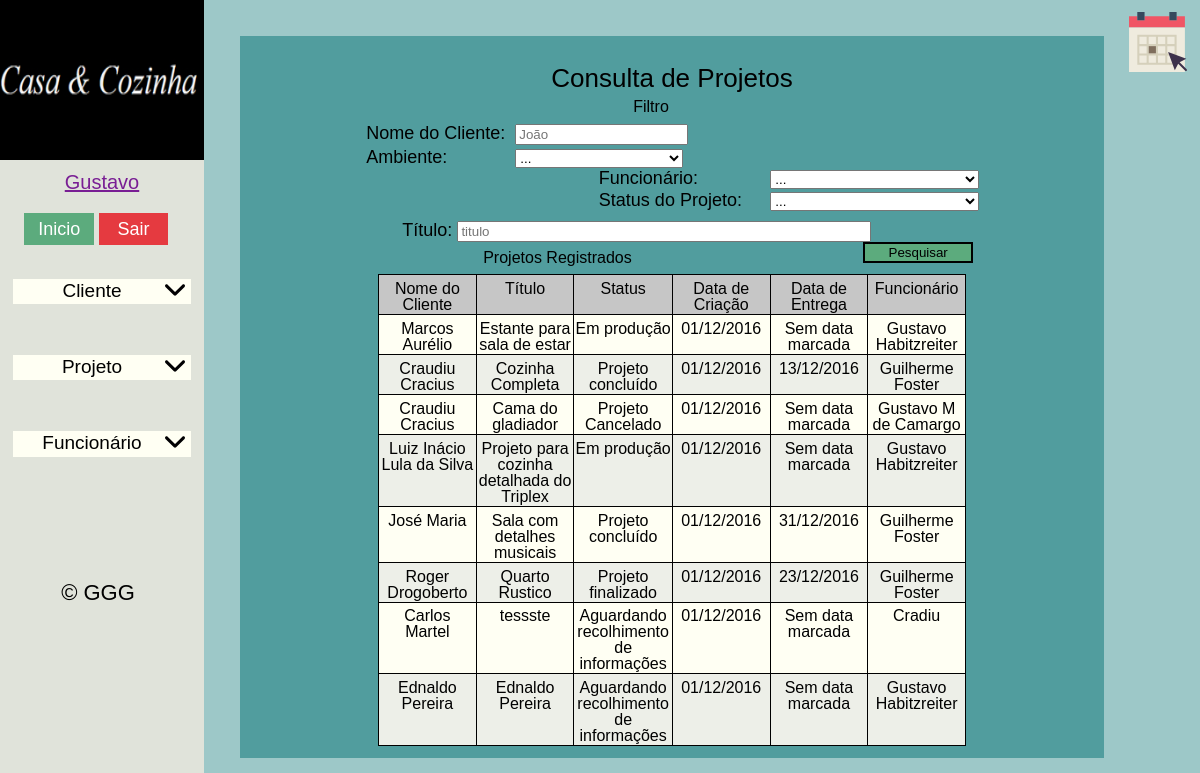
The app's page /index.php?pas=projeto&arq=consultas (signed in) with its own data.
### tables this page shows
CREATE TABLE `projetos` (
  `id` int(4) UNSIGNED ZEROFILL NOT NULL COMMENT 'Codigo de identificação de projetos.',
  `funcionarios_id` tinyint(2) UNSIGNED ZEROFILL NOT NULL COMMENT 'Código de identificação do funcionário.',
  `clientes_id` tinyint(3) UNSIGNED ZEROFILL NOT NULL COMMENT 'Código de identificação do cliente.',
  `status` tinyint(1) NOT NULL COMMENT 'Status em que se encontra o projeto:\n1 - Aguardando recolhimento de informações\n2 - Desenvolvimento pré-molde\n3 - Em produção\n4 - Projeto finalizado\n5 - Projeto concluido\n6 - Projeto cancelado',
  `titulo` varchar(45) NOT NULL COMMENT 'Titulo do projeto.',
  `bairro` varchar(20) NOT NULL COMMENT 'Bairro onde o cliente reside.',
  `logradouro` varchar(45) NOT NULL COMMENT 'Rua/Avenida que o cliente reside.',
  `numero` int(5) NOT NULL COMMENT 'Numero da casa da residencia do cliente.',
  `complemento` varchar(40) NOT NULL COMMENT 'Complemento da residencia do cliente.',
  `cidade` varchar(30) DEFAULT NULL COMMENT 'Cidade que o cliente reside.',
  `descricao` text COMMENT 'Descrição do projeto, onde é registrado as informações/descrições que o cliente repassa para o funcionário.',
  `valor` decimal(6,2) DEFAULT NULL
);

CREATE TABLE `clientes` (
  `id` tinyint(3) UNSIGNED ZEROFILL NOT NULL COMMENT 'Código de identificação do cliente.',
  `nome` varchar(45) NOT NULL COMMENT 'Nome completo do cliente.',
  `telefone` bigint(14) NOT NULL COMMENT 'Numero telefonico do cliente para contato.',
  `cpf` bigint(11) DEFAULT NULL COMMENT 'CPF do cliente.',
  `rg` char(10) DEFAULT NULL COMMENT 'RG do cliente.',
  `email` varchar(100) DEFAULT NULL COMMENT 'email do cliente para contato.',
  `cidade` varchar(30) DEFAULT NULL COMMENT 'Cidade onde o cliente reside.',
  `bairro` varchar(20) DEFAULT NULL COMMENT 'Bairro onde o cliente reside.',
  `logradouro` varchar(45) DEFAULT NULL COMMENT 'Rua/Avenida onde o cliente reside.',
  `numero` int(5) DEFAULT NULL COMMENT 'Numero da residencia do cliente.',
  `complemento` varchar(40) DEFAULT NULL COMMENT 'Complemento da residencia do cliente.'
);

CREATE TABLE `funcionarios` (
  `id` tinyint(2) UNSIGNED ZEROFILL NOT NULL COMMENT 'Código de identificação do funcionário.',
  `usuarios_id` tinyint(2) UNSIGNED ZEROFILL NOT NULL COMMENT 'Código de identificação do usuário.',
  `nome` varchar(45) NOT NULL COMMENT 'Nome completo do funcionário.',
  `telefone` bigint(14) NOT NULL COMMENT 'Numero telefonico do funcionário.',
  `email` varchar(100) NOT NULL COMMENT 'Email do funcionário.'
);

CREATE TABLE `agendamentos` (
  `id` int(6) UNSIGNED ZEROFILL NOT NULL COMMENT 'Código do agendamento',
  `projetos_id` int(4) UNSIGNED ZEROFILL NOT NULL COMMENT 'Código de identifição do projeto que recebeu o agendamento.',
  `tipo` tinyint(1) NOT NULL COMMENT 'Tipo de agendamento que será feito.\n1 - Agendamento de recolhimento de informações\n2 - Agendamento de homologação de projeto\n3 - Agendamento de entrega de produto',
  `status` tinyint(1) NOT NULL COMMENT 'Status em que se encontra o agendamento.\n1 - Completo\n2 - Imcompleto\n3 - Cancelado',
  `data_marcada` date NOT NULL COMMENT 'Data marcada pelo funcionários no agendamento.',
  `horario` time NOT NULL COMMENT 'Hórario marcado pelo funcionários para o agendamento.',
  `data_criada` date NOT NULL COMMENT 'Data em que foi feito o registro.'
);

### adicionais/php/php_conversaostatus.php (called while the page is built, shortened)
<?php
  function projeto($status){
    switch($status){
      case '1':
        return "Aguardando recolhimento de informações";
        break;
      case '3':
        return "Em produção";
        break;
      case '4':
        return "Projeto finalizado";
        break;
      case '5':
        return "Projeto concluído";
        break;
      case '6':
        return "Projeto Cancelado";
        break;
    }
}
?>

### adicionais/php/php_conversaodata.php (called while the page is built, shortened)
<?php
function data_local($data) {
	$conversao = explode("-", $data);
	$convertida = $conversao[2] . "/" . $conversao[1] . "/" . $conversao[0];
	return $convertida;
}
?>

### sistema/projeto/projeto_consultas.php (the view, shortened to what this page needs)
<h1 class="titulo-pagina">Consulta de Projetos</h1>
<h2 class="subtitulo">Filtro</h2>
  <form name="frmfiltroprojetos" action="?pas=projeto&arq=consultas" method="POST">
    <div class="area-filtro-projetos">
      <div class="div-e-filtro">
        <div>
          <label>Nome do Cliente: </label>
          <input type="text" name="txtnome" placeholder="João" maxlength="20"></input>
        </div>
        <div>
          <label>Ambiente: </label>
          <select name="selambiente">
            <option value="">...</option>
            <?php
$sql_sel_ambientes = "SELECT nome, id FROM ambientes";
$sql_sel_ambientes_preparado = $conexaobd->prepare($sql_sel_ambientes);
$sql_sel_ambientes_preparado->execute();
	?>
          </select>
        </div>
      </div>
      <div class="div-d-filtro">
        <div>
          <label>Funcionário: </label>
          <select name="selfuncionario">
            <option value="">...</option>
            <?php
$sql_sel_funcionarios = "SELECT nome, id FROM funcionarios";
$sql_sel_funcionarios_preparado = $conexaobd->prepare($sql_sel_funcionarios);
$sql_sel_funcionarios_preparado->execute();
	?>
          </select>
        </div>
        <div>
          <label>Status do Projeto: </label>
          <select name="selstatus">
            <option value="">...</option>
          </select>
        </div>
      </div>
      <div class="filtro-projetos">
        <label>Título: </label>
        <input type="text" name="txttitulo" placeholder="titulo"></input><button type="submit" name="btnenviar" class="btn-filtro-projeto" >Pesquisar</button>
      </div>
    </div>
  </form>
    <?php
if ((isset($_POST['txtnome'])) || (isset($_POST['selambiente'])) || (isset($_POST['selfuncionario'])) || (isset($_POST['txttitulo'])) || (isset($_POST['selstatus']))) {
	$p_nome = $_POST['txtnome'];
	$p_ambiente = $_POST['selambiente'];
	$p_funcionario = $_POST['selfuncionario'];
	$p_titulo = $_POST['txttitulo'];
	$p_status = $_POST['selstatus'];
	?>
          <h2 class="subtitulo">Projetos Registrados</h2>
            <section>
              <div class="tabela-consultas-2">
                <table id="tr-link">
                 <thead>
                   <tr>
                     <th width="16%">Nome do Cliente</th>
                     <th width="16%">Título</th>
                     <th width="16%">Status</th>
                     <th width="16%">Data de Criação</th>
                     <th width="16%">Data de Entrega</th>
                     <th width="16%">Funcionário</th>
                   </tr>
                 </thead>
                 <tbody>
          <?php
$sql_sel_pesquisa = "SELECT clientes.nome as nome_cliente, projetos.titulo, projetos.status, funcionarios.nome as
          nome_funcionario, projetos.id as projetos_id FROM clientes INNER JOIN projetos on clientes.id=projetos.clientes_id
          INNER JOIN funcionarios on projetos.funcionarios_id=funcionarios.id WHERE clientes.nome LIKE '%" . $p_nome . "%' AND
          funcionarios.id LIKE '%" . $p_funcionario . "%' AND projetos.status LIKE '%" . $p_status . "%'
          AND projetos.titulo LIKE '%" . $p_titulo . "%'";
	$sql_sel_pesquisa_preparado = $conexaobd->prepare($sql_sel_pesquisa);
	$sql_sel_pesquisa_preparado->execute();
	if ($sql_sel_pesquisa_preparado->rowCount() > 0) {
		while ($sql_sel_pesquisa_dados = $sql_sel_pesquisa_preparado->fetch()) {
			$status = projeto($sql_sel_pesquisa_dados['status']);
			$sql_sel_agendamentos = "SELECT data_criada FROM agendamentos WHERE projetos_id = '" . $sql_sel_pesquisa_dados['projetos_id'] . "'
                  AND id LIKE '%" . $p_ambiente . "%'";
			$sql_sel_agendamentos_preparado = $conexaobd->prepare($sql_sel_agendamentos);
			$sql_sel_agendamentos_preparado->execute();
			$sql_sel_agendamentos_dados = $sql_sel_agendamentos_preparado->fetch();
			$sql_sel_entrega = "SELECT data_marcada FROM agendamentos WHERE tipo='3' AND projetos_id = '" . $sql_sel_pesquisa_dados['projetos_id'] . "' AND id LIKE '%" . $p_ambiente . "%' ";
			$sql_sel_entrega_preparado = $conexaobd->prepare($sql_sel_entrega);
			$sql_sel_entrega_preparado->execute();
			$sql_sel_entrega_dados = $sql_sel_entrega_preparado->fetch();
      if ($sql_sel_agendamentos_preparado->rowCount() == 0) {
        $data_marcada = "Sem data marcada";
        $data_criada = "Sem data criada";
      } else {
        if ($sql_sel_entrega_preparado->rowCount() > 0) {
          $data_marcada = data_local($sql_sel_entrega_dados['data_marcada']);
        } else {
          $data_marcada = "Sem data marcada";
        }
        $data_criada = data_local($sql_sel_agendamentos_dados['data_criada']);
      }
			?>
                    <tr href="?pas=projeto&arq=consultadetalhada&id=<?php echo $sql_sel_pesquisa_dados['projetos_id']; ?>">
                      <td><?php echo $sql_sel_pesquisa_dados['nome_cliente']; ?></td>
                      <td><?php echo $sql_sel_pesquisa_dados['titulo']; ?></td>
                      <td><?php echo $status; ?></td>
                      <td><?php echo $data_criada; ?></td>
                      <td><?php echo $data_marcada; ?></td>
                      <td><?php echo $sql_sel_pesquisa_dados['nome_funcionario']; ?></td>
                    </tr>
                  <?php
}
	} else {
		?>
                <tr>
                  <td colspan="6">Não foram encontrados projetos</td>
                </tr>
              <?php
}
	?>
          </tbody>
        </table>
      </div>
    </section>
          <?php
} else {
	?>
    <h2 class="subtitulo">Projetos Registrados</h2>
    <section>
      <div class="tabela-consultas-2">
        <table id="tr-link">
          <?php
$sql_sel_projetos = "SELECT clientes.nome as nome_cliente, projetos.titulo, projetos.status, funcionarios.nome as nome_funcionario, projetos.id as projetos_id
             FROM clientes INNER JOIN projetos on clientes.id=projetos.clientes_id INNER JOIN funcionarios on projetos.funcionarios_id=funcionarios.id";
	$sql_sel_projetos_preparado = $conexaobd->prepare($sql_sel_projetos);
	$sql_sel_projetos_preparado->execute();
	?>
            <thead>
              <tr>
                <th width="16%">Nome do Cliente</th>
                <th width="16%">Título</th>
                <th width="16%">Status</th>
                <th width="16%">Data de Criação</th>
                <th width="16%">Data de Entrega</th>
                <th width="16%">Funcionário</th>
              </tr>
            </thead>
            <tbody>
              <?php
if ($sql_sel_projetos_preparado->rowCount() > 0) {
		while ($sql_sel_projetos_dados = $sql_sel_projetos_preparado->fetch()) {
			$status = projeto($sql_sel_projetos_dados['status']);
			$sql_sel_agendamentos = "SELECT data_criada, data_marcada FROM agendamentos WHERE projetos_id = '" . $sql_sel_projetos_dados['projetos_id'] . "'";
			$sql_sel_agendamentos_preparado = $conexaobd->prepare($sql_sel_agendamentos);
			$sql_sel_agendamentos_preparado->execute();
			$sql_sel_agendamentos_dados = $sql_sel_agendamentos_preparado->fetch();
			$sql_sel_entrega = "SELECT data_marcada FROM agendamentos WHERE tipo='3' AND projetos_id = '" . $sql_sel_projetos_dados['projetos_id'] . "' ";
			$sql_sel_entrega_preparado = $conexaobd->prepare($sql_sel_entrega);
			$sql_sel_entrega_preparado->execute();
			$sql_sel_entrega_dados = $sql_sel_entrega_preparado->fetch();
			if ($sql_sel_agendamentos_preparado->rowCount() == 0) {
				$data_marcada = "Sem data marcada";
				$data_criada = "Sem data criada";
			} else {
				if ($sql_sel_entrega_preparado->rowCount() > 0) {
					$data_marcada = data_local($sql_sel_entrega_dados['data_marcada']);
				} else {
					$data_marcada = "Sem data marcada";
				}
				$data_criada = data_local($sql_sel_agendamentos_dados['data_criada']);
			}
			?>
              <tr href="?pas=projeto&arq=consultadetalhada&id=<?php echo $sql_sel_projetos_dados['projetos_id'] ?>">
                <td><?php echo $sql_sel_projetos_dados['nome_cliente']; ?></td>
                <td><?php echo $sql_sel_projetos_dados['titulo']; ?></td>
                <td><?php echo $status; ?></td>
                <td><?php echo $data_criada; ?></td>
                <td><?php echo $data_marcada; ?></td>
                <td><?php echo $sql_sel_projetos_dados['nome_funcionario']; ?></td>
              </tr>
              <?php
}
	} else {
		?>
                  <tr href="#">
                    <td colspan="6">Não existem projetos registrados</td>
                  </tr>
                  <?php
}
}
?>
            </tbody>
        </table>
      </div>
    </section>

### records on screen
projetos: clientes.nome "Marcos Aurélio", titulo "Estante para sala de estar", status "Em produção", data_criada "01/12/2016", data_marcada "Sem data marcada", funcionarios.nome "Gustavo Habitzreiter"
projetos: clientes.nome "Craudiu Cracius", titulo "Cozinha Completa", status "Projeto concluído", data_criada "01/12/2016", agendamentos.data_marcada "13/12/2016", funcionarios.nome "Guilherme Foster"
projetos: clientes.nome "Craudiu Cracius", titulo "Cama do gladiador", status "Projeto Cancelado", data_criada "01/12/2016", data_marcada "Sem data marcada", funcionarios.nome "Gustavo M de Camargo"
projetos: clientes.nome "Luiz Inácio Lula da Silva", titulo "Projeto para cozinha detalhada do Triplex", status "Em produção", data_criada "01/12/2016", data_marcada "Sem data marcada", funcionarios.nome "Gustavo Habitzreiter"
projetos: clientes.nome "José Maria", titulo "Sala com detalhes musicais", status "Projeto concluído", data_criada "01/12/2016", agendamentos.data_marcada "31/12/2016", funcionarios.nome "Guilherme Foster"
projetos: clientes.nome "Roger Drogoberto", titulo "Quarto Rustico", status "Projeto finalizado", data_criada "01/12/2016", agendamentos.data_marcada "23/12/2016", funcionarios.nome "Guilherme Foster"
projetos: clientes.nome "Carlos Martel", titulo "tessste", status "Aguardando recolhimento de informações", data_criada "01/12/2016", data_marcada "Sem data marcada", funcionarios.nome "Cradiu"
projetos: clientes.nome "Ednaldo Pereira", titulo "Ednaldo Pereira", status "Aguardando recolhimento de informações", data_criada "01/12/2016", data_marcada "Sem data marcada", funcionarios.nome "Gustavo Habitzreiter"

### other values on screen
$_SESSION['funcionario'] "Gustavo"
